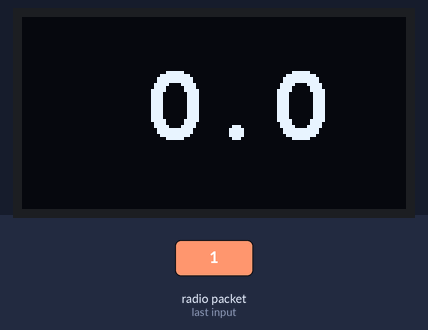
The sketch below on a simulated Arduino Uno, built with avr-gcc and run on an emulated ATmega328P. Parts: 128×64 one-colour display. The test bench sets the inputs (shaded band). No radio packets arrive unless stated; what the sketch prints to the serial monitor is not drawn.

1.3 s: radio packet "1" arrives
Above: at 2.6 s.
Timing chart, 0 to 4.3 s (numbered marks = the images above; inputs shaded):
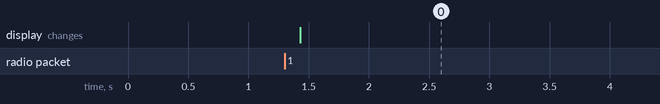

The sketch:

NRF24_Rx_XIAO_V1.ino
```cpp
/*
THIS VERSION
NRF24_Rx_XIAO_V1
By Oldmaker49
July 2025

This is a the receiver/base station for the remote temperature sender

NOTE: the Transmitter/temperature sender unit measures and transmits the battery voltage as well as the temperature
However: the receiver Unit Code does not in this version display the battery voltage (TO DO)

FEATURES:
1) MPU - SEED XIAO SAMD21

2) 1.3inch OLED 128 x 64 display I2C (white)
   SSH 1106 driver
   I2C Adress 0x3C
   Adafruit_GFX.h
   Adafruit_SH110X.h


3) NRF2401 radio module LA + PA
   NRF24.h

PIN MAP

NRF Module            MPU
SCK                   D8
MISO                  D9
MOSI                  D10
CSN                   D2
CE                    D3
Vcc                   Vcc (3.3v) (10uF cap )
GND                   GND

OLED Display
SCL                   D5
SDA                   D4
GND                   GND
VCC                   Battery

*/

#include <SPI.h>
#include <nRF24L01.h>
#include <RF24.h>

#include <Wire.h>
#include <Adafruit_GFX.h>
#include <Adafruit_SH110X.h>
#include <Fonts/FreeMonoBold18pt7b.h>

#define CE_PIN   3
#define CSN_PIN  2


RF24 radio(CE_PIN, CSN_PIN);
float lastTemp;
const uint64_t pipeIn = 0xE8E8F0F0E1LL;// same for Tx

struct Mydata
{
   uint8_t sender_ID;
   float temp;
   uint16_t battery;
   //float value;
};
struct Mydata data;
int DecodePacket(struct Mydata *object, char *ptr)
{

    memcpy(&object->sender_ID, ptr, sizeof object->sender_ID);
    ptr += sizeof object->sender_ID;

    memcpy(&object->temp, ptr, sizeof object->temp);
    ptr += sizeof object->temp;

    memcpy(&object->battery, ptr, sizeof object->battery);
    //ptr += sizeof object->battery;

    //memcpy(&object->value, ptr, sizeof object->value);

    return 1;
}
#define i2c_Address 0x3c //initialize with the I2C addr 0x3C Typically eBay OLED's
#define SCREEN_WIDTH 128 // OLED display width, in pixels
#define SCREEN_HEIGHT 64 // OLED display height, in pixels
#define OLED_RESET -1   //   QT-PY / XIAO
Adafruit_SH1106G display = Adafruit_SH1106G(SCREEN_WIDTH, SCREEN_HEIGHT, &Wire, OLED_RESET);

void setup() {

  Serial.begin(9600);

  radio.begin();
  radio.setAutoAck(false);
  radio.setPALevel(RF24_PA_MAX,1);//Low Noise Amplifier Enabled
  radio.setDataRate(RF24_250KBPS);
  radio.setChannel(110);
  radio.openReadingPipe(1, pipeIn);   //Setting the address at received the data
  radio.startListening();             //You can set it as minimum or maximum depending on the distance between the transmitter and receiver.
  //radio.stopListening();
  display.begin(i2c_Address, true); // Address 0x3C default
  display.clearDisplay();
  display.display();
  display.setFont(&FreeMonoBold18pt7b);
  lastTemp = 9999.9;

}
//int16_t x1, y1;
uint16_t w, h;
const int16_t x_pos = 40, y_pos = 40;

void loop() {
                   //This sets the module as receiver
  String stringLastTemp = String (lastTemp,1);
  if (radio.available())
  {

      uint16_t x , y;
      char data_received[7];
      radio.read(&data_received, sizeof(data_received));
      DecodePacket(&data, data_received);

      Serial.println("Data Received:  ");
      Serial.print("Sender ID:  "); Serial.println(data.sender_ID);
      Serial.print("temp:  "); Serial.println(data.temp);
      Serial.print("Temperature:  "); Serial.println(data.temp,1);
      Serial.print("Battery:  "); Serial.println(data.battery);
      Serial.print("lastTemp: "); Serial.println(stringLastTemp);
      Serial.print("Size of Data: "); Serial.println(sizeof(data));

      String stringTemp = String (data.temp,1);
      float battVolts = 4.74 * data.battery / 1023; ;
      String stringBattVolts = String(battVolts,2);
      Serial.print("Battery Volts:  "); Serial.println(battVolts);
      if (stringTemp != stringLastTemp){
        display.clearDisplay();
        display.display();
        lastTemp = data.temp;
      if (data.temp > 9.9 || data.temp < 0){
        x = x_pos - 20;
        y = y_pos ;
      }
      else { x = x_pos; y = y_pos;}

      display.setCursor(x, y);
      display.setTextColor(SH110X_WHITE);
      display.println(stringTemp);
      display.display();

      }

  }

}
```

Measured:
- after the input at 1.3 s, the display: changes after 0.13 s (image 0)
